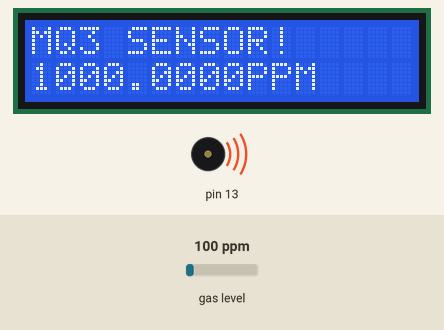
Simulated run of this sketch. Board: Arduino Uno, built with avr-gcc and run on an emulated ATmega328P. On the bench: 16×2 character LCD, buzzer (waves = sounding). Inputs (shaded band) come from the test bench; at power-on: gas level 100 ppm. What the sketch prints to the serial monitor is not drawn.

Above: at 1.2 s.
1.3 s: gas level set to 2 ppm
At 2.8 s:
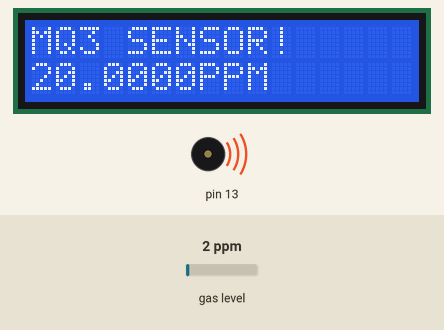
3.1 s: gas level set to 0 ppm
At 3.7 s:
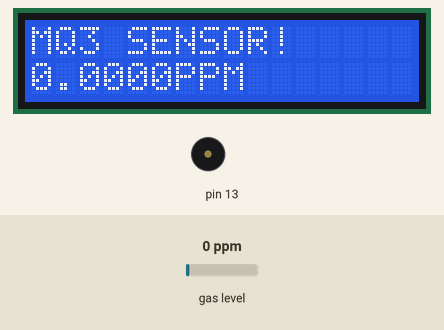
4.6 s: gas level set to 20 ppm
At 5.6 s:
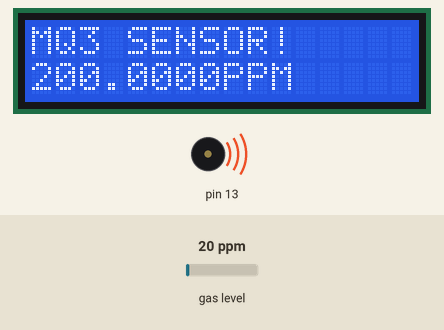
Timing chart, 0 to 7.6 s (numbered marks = the images above; inputs shaded):
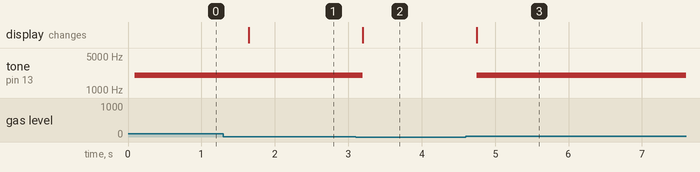

The sketch:

025_MQ3_LCD.ino
```cpp
#include <MQUnifiedsensor.h>
#include <Wire.h>  //LCD
#include <LiquidCrystal_I2C.h> //LCD
#define         Board                   ("Arduino UNO")
#define         Pin                     (A0)  //Analog input 3 of your arduino
#define         Type                    ("MQ-3") //MQ3
#define         Voltage_Resolution      (5)
#define         ADC_Bit_Resolution      (10) // For arduino UNO/MEGA/NANO
#define         RatioMQ3CleanAir        (60) //RS / R0 = 60 ppm

MQUnifiedsensor MQ3(Board, Voltage_Resolution, ADC_Bit_Resolution, Pin, Type);
LiquidCrystal_I2C lcd(0x27,16,2);

void setup() {
  Serial.begin(9600); //Init serial port
  lcd.init(); //LCD시작
  lcd.backlight(); //LCD백라이트 켜기

  lcd.setCursor(0,0); //LCD의 왼쪽 상단으로 커서이동
  lcd.print("MQ3 SENSOR!"); //원하는 text출력(한글안됨!)

  MQ3.setRegressionMethod(1);
  MQ3.setA(4.8387); MQ3.setB(-2.68);
  MQ3.init();

  Serial.print("Calibrating please wait.");
  float calcR0 = 0;
  for(int i = 1; i<=10; i ++)
  {
    MQ3.update(); // Update data, the arduino will be read the voltage on the analog pin
    calcR0 += MQ3.calibrate(RatioMQ3CleanAir);
    Serial.print(".");
  }
  MQ3.setR0(calcR0/10);
  Serial.println("  done!.");
}

void loop() {
  MQ3.update();
  float sensor = MQ3.readSensor()*10;
  Serial.println(sensor,6);
  lcd.setCursor(0,1); //LCD 좌표이동
  String line = String(sensor,4) + "PPM";
  while(line.length()<16) line+=" ";
  lcd.print(line);
  if(sensor > 0.03){
    tone(13,2000);
  }else{
    noTone(13);
  }
  delay(500);
}
```

Measured:
- the behaviour switches between 1 and 0 ppm on gas level (found by bisection; images 1 and 2)
- after the input at 1.3 s, the display: changes after 0.34 s (image 1)
- after the input at 3.1 s, tone on pin 13: 2000 Hz → silent after 0.10 s; the display: changes after 0.10 s (image 2)
- after the input at 4.6 s, tone on pin 13: silent → 2000 Hz after 0.15 s; the display: changes after 0.15 s (image 3)
